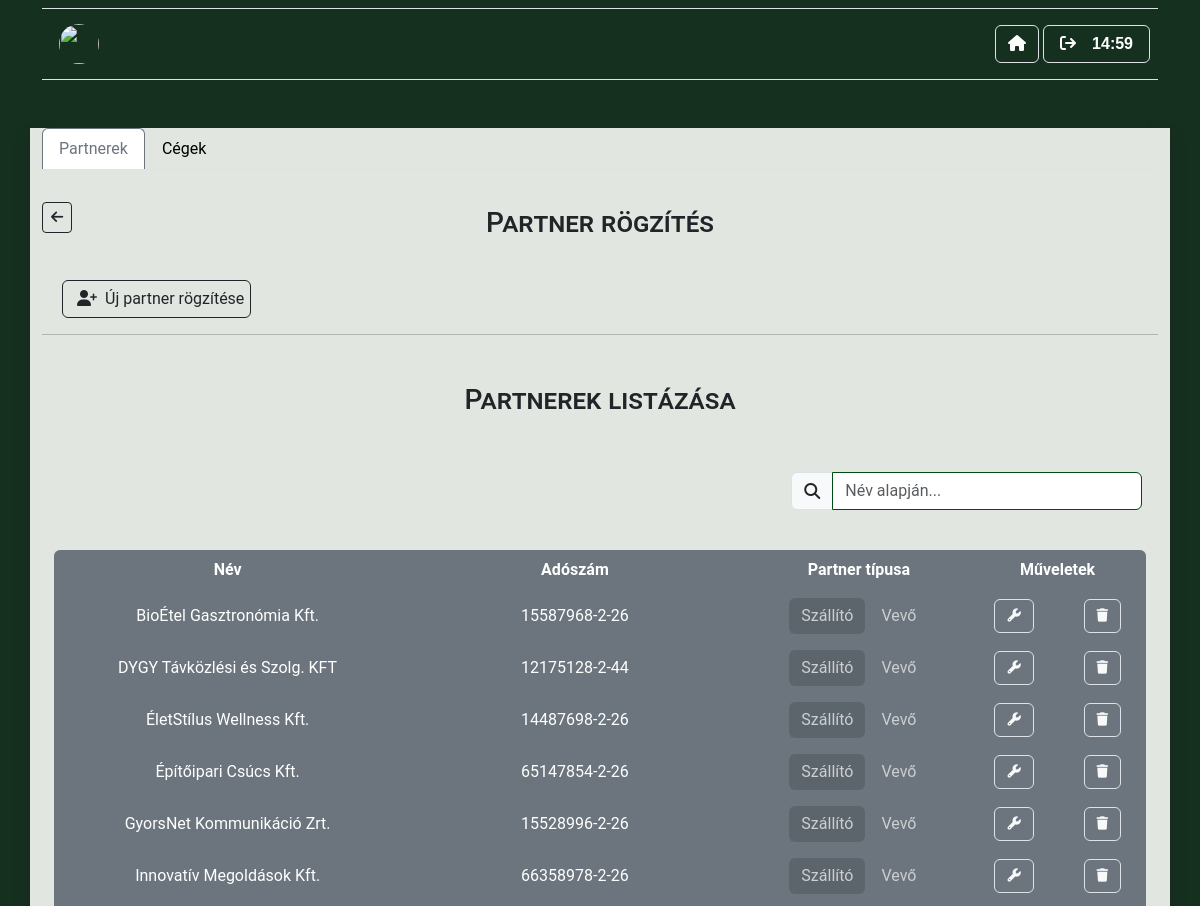
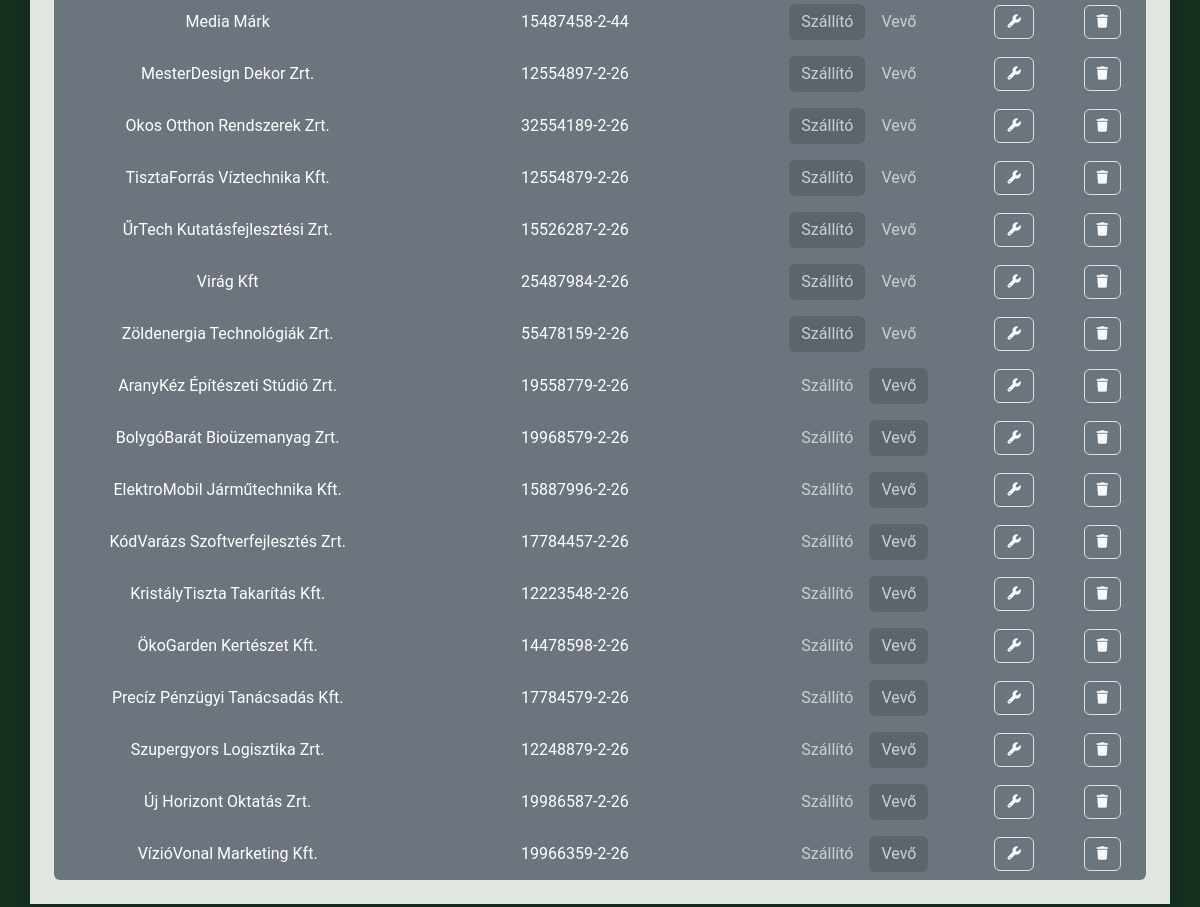
/php/ugyfelek.php, run on the app's committed database (2 pictures, top to bottom).
### tables this page shows
CREATE TABLE `partner` (
  `adoszam` varchar(13) NOT NULL,
  `nev` varchar(250) NOT NULL,
  `vevo` tinyint(1) NOT NULL
);

### php/oop/Connection.php (called while the page is built, shortened)
<?php
class Connection
{
    protected $host = "localhost";
    protected $dbname = "novabooks";
    protected $user = "root";
    protected $pass = "";
    protected $DBH;
    function __construct(){
        try {
            $this->DBH = new \PDO("mysql:host=$this->host;dbname=$this->dbname", $this->user, $this->pass);
        } catch (\PDOException $e) {
            echo $e->getMessage();
        }
    }
    public function getData($sql, $params = []) {
        try {
            $query = $this->DBH->prepare($sql);
            $query->execute($params);
            return $query->fetchAll(\PDO::FETCH_ASSOC);
        } catch (\PDOException $e) {
            die("Hiba az adat lekérdezésekor: " . $e->getMessage());
        }
    }
}

### php/ugyfelek.php (the view, shortened to what this page needs)
<?php
require('oop/Connection.php');
$connection = new Connection();
$partnerlista = $connection->getData("SELECT * FROM partner ORDER BY vevo, nev");
?>
<!DOCTYPE html>
<html lang="en">
<head>
    <link href="https://cdn.jsdelivr.net/npm/bootstrap@5.3.2/dist/css/bootstrap.min.css" rel="stylesheet">
    <link rel="stylesheet" href="../style.css">
</head>
<body>
    <?php include('navbar.php') ?>
    <div id="contentContainer" class="suppinvoice container mx-auto m-5 shadow" style="background-color: rgba(225, 230, 224);">
        <ul class="nav nav-tabs">
            <li class="nav-item">
                <a class="nav-link active text-secondary border-bottom-0 border-secondary" aria-current="page" href="ugyfelek.php">Partnerek</a>
            </li>
            <li class="nav-item">
                <a class="nav-link text-black" href="cegek.php">Cégek</a>
            </li>
        </ul>
        <div class="row pt-3">
            <div class="col-1 pt-3">
                <a href="homepage.php" class="btn btn-outline-dark btn-sm mb-2"><i class="fa-solid fa-arrow-left"></i></a>
            </div>
            <div class="col mx-auto text-center pt-1 mt-3">
                <h3>Partner rögzítés</h3>
            </div>
            <div class="col-1"></div>
        </div>
        <div class="row pt-2 ms-2 me-2">
            <div class="col-3">
                <button type="button" class="btn btn-outline-dark mt-4" style="padding:6px;" data-bs-toggle="modal" data-bs-target="#staticBackdrop">
                    <i class="fa-solid fa-user-plus mx-2"></i>Új partner rögzítése
                </button>
            </div>
        </div>
        <hr>
        <div class="row mb-5">
            <div class="col mx-auto text-center pt-3 mt-3">
                <h3>Partnerek listázása</h3>
            </div>
        </div>
        <div class="row mb-3 me-1">
            <div class="col-8"></div>
            <div class="col-4">
                <div class="input-group">
                    <span class="input-group-text"><i class="fa-solid fa-magnifying-glass"></i></span>
                    <input type="text" class="form-control" id="partner_nev_kereses" onkeyup='kereses("partner_nev_kereses","partnertable")' placeholder="Név alapján...">
                </div>
            </div>
        </div>
        <div class="p-4">
            <div class="row listainput">
                <div id="columnChange" class="mx-auto">
                    <div class="row">
                        <table class="rounded" style="background-color: rgb(108, 117, 125); color:white" id="partnertable">
                            <thead class="text-center">
                                <th class="pb-2 pt-2">Név</th>
                                <th class="pb-2 pt-2 ">Adószám</th>
                                <th class="pb-2 pt-2">Partner típusa</th>
                                <th class="pb-2 pt-2" colspan="2">Műveletek</th>
                            </thead>
                            <tbody class="text-center">
                                <?php foreach ($partnerlista as $partnerek) : ?>
                                    <tr>
                                        <td class="text-center">
                                            <input type="text" style="width: 100%" class="border-0 text-center" name="nev" id="nev_<?= $partnerek["adoszam"] ?>" value="<?= $partnerek["nev"] ?>" disabled>
                                        </td>
                                        <td class="text-center"><input type="text" class="border-0 text-center" name="adoszam" id="adoszam_<?= $partnerek["adoszam"] ?>" value="<?= $partnerek["adoszam"] ?>" disabled></td>
                                        <td class="">
                                            <?php if ($partnerek["vevo"] == 0) : ?>
                                                <label class="btn btn-secondary border-0" id="label_1_<?= $partnerek["adoszam"] ?>" for="tipus_1_<?= $partnerek["adoszam"] ?>">Szállító</label>
                                                <label class="btn btn-secondary border-0" id="label_2_<?= $partnerek["adoszam"] ?>" for="tipus_2_<?= $partnerek["adoszam"] ?>">Vevő</label>
                                            <?php else : ?>
                                                <label class="btn btn-secondary border-0" id="label_1_<?= $partnerek["adoszam"] ?>" for="tipus_1_<?= $partnerek["adoszam"] ?>">Szállító</label>
                                                <label class="btn btn-secondary border-0" id="label_2_<?= $partnerek["adoszam"] ?>" for="tipus_2_<?= $partnerek["adoszam"] ?>">Vevő</label>
                                            <?php endif; ?>
                                        </td>
                                        <td><button class="btn btn-outline-light border m-2" style="font-size: smaller;" id="szerkeszt_<?= $partnerek["adoszam"] ?>" onclick="editPartner(this.id)"><i class="fa-solid fa-wrench"></i></button></td>
                                        <td><button class="btn btn-outline-light border m-2" style="font-size: smaller;" id="torol_<?= $partnerek["adoszam"] ?>" onclick="editPartner(this.id)"><i class="fa-solid fa-trash"></i></button></td>
                                    </tr>
                                <?php endforeach; ?>
                            </tbody>
                        </table>
                    </div>
                </div>
            </div>
        </div>
    </div>
</body>
</html>

### style.css (style rules this page uses)
body { background-color: #163020 !important; background-repeat: no-repeat; background-attachment: fixed; background-size: cover; font-family: "Roboto", sans-serif; font-weight: 400; font-style: normal; }
h2, h3, h4, h5 { font-variant: small-caps; }
input[type=text] { border: 1px solid rgb(0, 77, 19); width: 400px; margin: auto; }
.listainput input[type=text] { border: none; width: auto; border: none; border-bottom: 1px solid greenyellow; background-color: rgb(108, 117, 125); color: white; padding: 0; }
label { color: rgb(0, 0, 0); }

### data on the page
partner: nev "BioÉtel Gasztronómia Kft.", adoszam "15587968-2-26"
partner: nev "DYGY Távközlési és Szolg. KFT", adoszam "12175128-2-44"
partner: nev "ÉletStílus Wellness Kft.", adoszam "14487698-2-26"
partner: nev "Építőipari Csúcs Kft.", adoszam "65147854-2-26"
partner: nev "GyorsNet Kommunikáció Zrt.", adoszam "15528996-2-26"
partner: nev "Innovatív Megoldások Kft.", adoszam "66358978-2-26"
partner: nev "Media Márk", adoszam "15487458-2-44"
partner: nev "MesterDesign Dekor Zrt.", adoszam "12554897-2-26"
partner: nev "Okos Otthon Rendszerek Zrt.", adoszam "32554189-2-26"
partner: nev "TisztaForrás Víztechnika Kft.", adoszam "12554879-2-26"
partner: nev "ŰrTech Kutatásfejlesztési Zrt.", adoszam "15526287-2-26"
partner: nev "Virág Kft", adoszam "25487984-2-26"
partner: nev "Zöldenergia Technológiák Zrt.", adoszam "55478159-2-26"
partner: nev "AranyKéz Építészeti Stúdió Zrt.", adoszam "19558779-2-26"
partner: nev "BolygóBarát Bioüzemanyag Zrt.", adoszam "19968579-2-26"
partner: nev "ElektroMobil Járműtechnika Kft.", adoszam "15887996-2-26"
partner: nev "KódVarázs Szoftverfejlesztés Zrt.", adoszam "17784457-2-26"
partner: nev "KristályTiszta Takarítás Kft.", adoszam "12223548-2-26"
partner: nev "ÖkoGarden Kertészet Kft.", adoszam "14478598-2-26"
partner: nev "Precíz Pénzügyi Tanácsadás Kft.", adoszam "17784579-2-26"
partner: nev "Szupergyors Logisztika Zrt.", adoszam "12248879-2-26"
partner: nev "Új Horizont Oktatás Zrt.", adoszam "19986587-2-26"
partner: nev "VízióVonal Marketing Kft.", adoszam "19966359-2-26"
